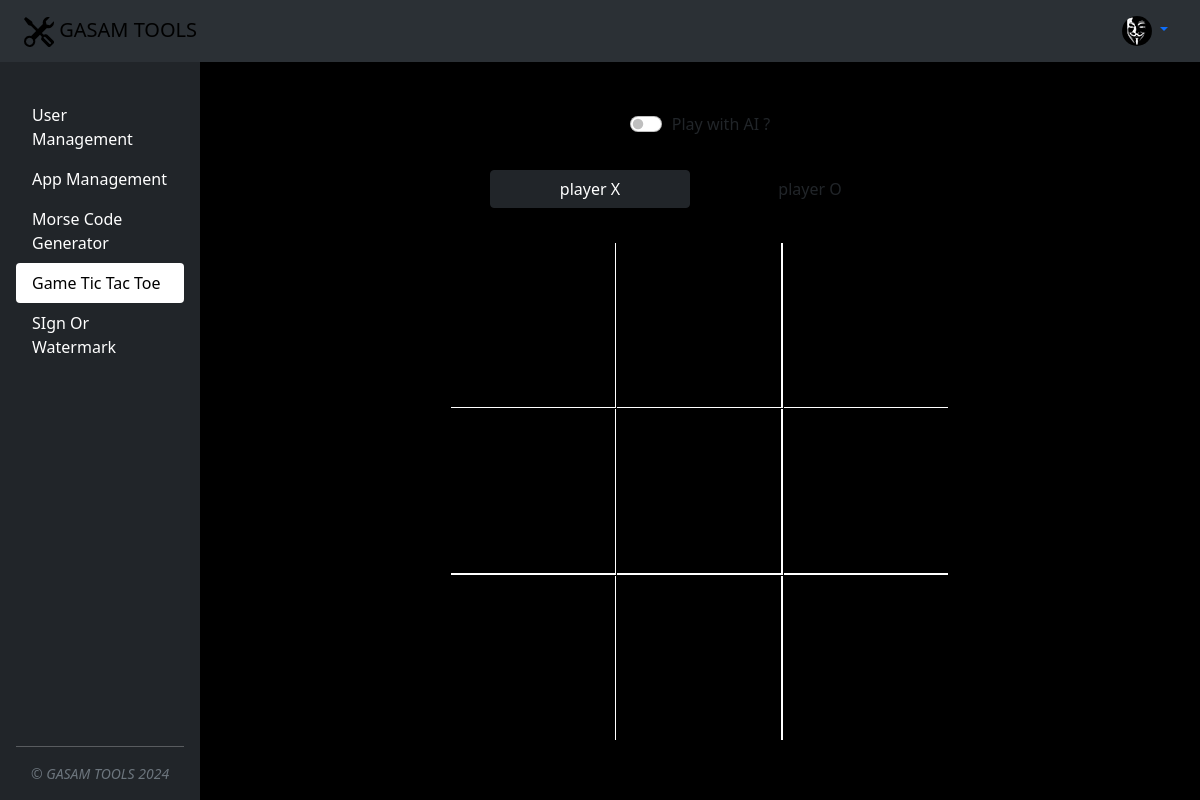
The app's page /app/game_tic_tac_toe (signed in) with its own data.
### main.py (models this page shows)
class GasamApp(db.Model):
    __tablename__ = "gasam_apps"
    id = db.Column(db.Integer, primary_key=True)
    title = db.Column(db.String(250), unique=True, nullable=False)
    subtitle = db.Column(db.String(250))
    app_url = db.Column(db.String(250), unique=True)
    users = relationship("User", secondary=user_app_association, back_populates="apps")

### main.py (the view)
@app.route("/app/<app_name>", methods=["GET", "POST", "PUT"])
@login_required
def access_app(app_name):
    if request.method == "POST":
        return_data = request.form
    else:
        return_data = False
    html_file_path = os.path.join('apps', app_name, f'{app_name}.html')
    js_file_path = os.path.join('apps', app_name, 'js', '_registry.html')
    css_file_path = os.path.join('apps', app_name, 'css', '_registry.html')
    with open(html_file_path, 'r') as file:
        html_content = file.read()
    with open(js_file_path, 'r') as file:
        js_html_content = file.read()
    with open(css_file_path, 'r') as file:
        css_html_content = file.read()
    try:
        module_name = f"apps.{app_name}.{app_name}"
        app_manager = importlib.import_module(module_name)
    except ImportError:
        return f"Error: No {app_name}.py found for {app_name}", 404
    if current_user.approved:
        if request.method == 'PUT':
            content_type = request.headers.get('Content-Type')
            if content_type and 'application/json' in content_type:
                json_data = request.get_json() or {}
            elif content_type and 'multipart/form-data' in content_type:
                json_data = request.form.to_dict()
            files_data = request.files if request.files else {}
            if hasattr(app_manager, 'json_logic'):
                send_json_data = app_manager.json_logic(current_user, db, User, GasamApp, json_data, files_data)
            else:
                send_json_data = {}
            return jsonify(send_json_data)
        else:
            if hasattr(app_manager, 'app_logic'):
                send_data = app_manager.app_logic(current_user, db, User, GasamApp, app_name, return_data)
                if 'db_init' in send_data:
                    plugin_db_func = send_data['db_init']
                    plugin_db_func(db, app)
            else:
                send_data = {}
            if hasattr(app_manager, 'register_subpages'):
                app_subpages = app_manager.register_subpages()
            else:
                app_subpages = {}
            rendered_html_content = render_template_string(html_content, send_data=send_data)
            rendered_js_content = render_template_string(js_html_content, send_data='')
            rendered_css_content = render_template_string(css_html_content, send_data='')
            return render_template("app.html",
                                   app_html=rendered_html_content,
                                   user_apps=current_user.apps,
                                   app_name=app_name,
                                   app_js=rendered_js_content,
                                   app_css=rendered_css_content,
                                   app_subpages=app_subpages
                                   )
    else:
        return redirect(url_for('home'))

### apps/game_tic_tac_toe/game_tic_tac_toe.py (called while the page is built)
def register_subpages():
    app_subpages = [
    ]
    return app_subpages

def register_database(db, app):
    pass

def app_logic(current_user, db, User, GasamApp, page, return_data):
    if page == 'game_tic_tac_toe':
        global GAME_TIC_TAC_TOE_PLAYER_CROSS, GAME_TIC_TAC_TOE_PLAYER_CIRCLE
        global GAME_TIC_TAC_TOE_PLAYER_MOVE, GAME_TIC_TAC_TOE_AI_PLAYS
        GAME_TIC_TAC_TOE_PLAYER_MOVE = 'cross'
        GAME_TIC_TAC_TOE_AI_PLAYS = False
        GAME_TIC_TAC_TOE_PLAYER_CROSS = []
        GAME_TIC_TAC_TOE_PLAYER_CIRCLE = []
        file_path_coin_gif_choice_undecided = os.path.join('apps', 'game_tic_tac_toe', 'static', 'choice_undecided.gif')
        send_data = {'db_init': register_database,
                     }
    return send_data

### main.py (called while the page is built)
@login_manager.user_loader
def load_user(user_id):
    return db.session.get(User, int(user_id))

### templates/app.html (shortened to what this page needs)
{% include "header.html" %}
{% extends "base.html" %}
    {% block content %}
    {{ app_html | safe }}
{% endblock %}

### templates/base.html (shortened to what this page needs)
<div class="d-flex gasam main-container">
  <div class="d-flex flex-column flex-shrink-0 p-3 text-bg-dark sidebar" style="width: 200px;">
    <ul class="nav nav-pills flex-column mb-auto gasam sidebar">
      {% for app in user_apps %}
      <li class="nav-item">
        <a href="{{url_for('access_app', app_name=app.app_url) }}"
           class="nav-link text-white {% if app_name and app_name==app.app_url: %} active {% endif %}"
           aria-current="page"
           id="{{ app.app_url }}">
          <p class="gasam app-name" title="{{ app.subtitle }}">{{ app.title }}</p>
        </a>
      </li>
      {% endfor %}
    </ul>
    <div class="small text-center text-muted fst-italic">&copy; GASAM TOOLS <span id="gasam-footer-year"></span></div>
  </div>
  <div class="flex-grow-1 p-3 content d-flex flex-column gasam main-window">
    {% block content %} {% endblock %}
  </div>
</div>

### static/css/styles.css (style rules this page uses)
html, body { height: 100%; }
.sidebar { height: 100vh; overflow-y: auto; }
.gasam.sidebar { padding-top: 46px }
.nav-link.active { background-color: #fff !important; color: #000 !important; }
.gasam.main-container { width: 100%; overflow-y: hidden; }
.gasam.main-window { background-color: #000; width: calc(100% - 200px); margin-top: 46px; height: calc(100vh - 46px); overflow-y: hidden; }
.gasam.app-name { margin: 0; }

### records on screen
GasamApp: title "User Management"
GasamApp: title "App Management"
GasamApp: title "Morse Code Generator"
GasamApp: title "Game Tic Tac Toe"
GasamApp: title "SIgn Or Watermark"
